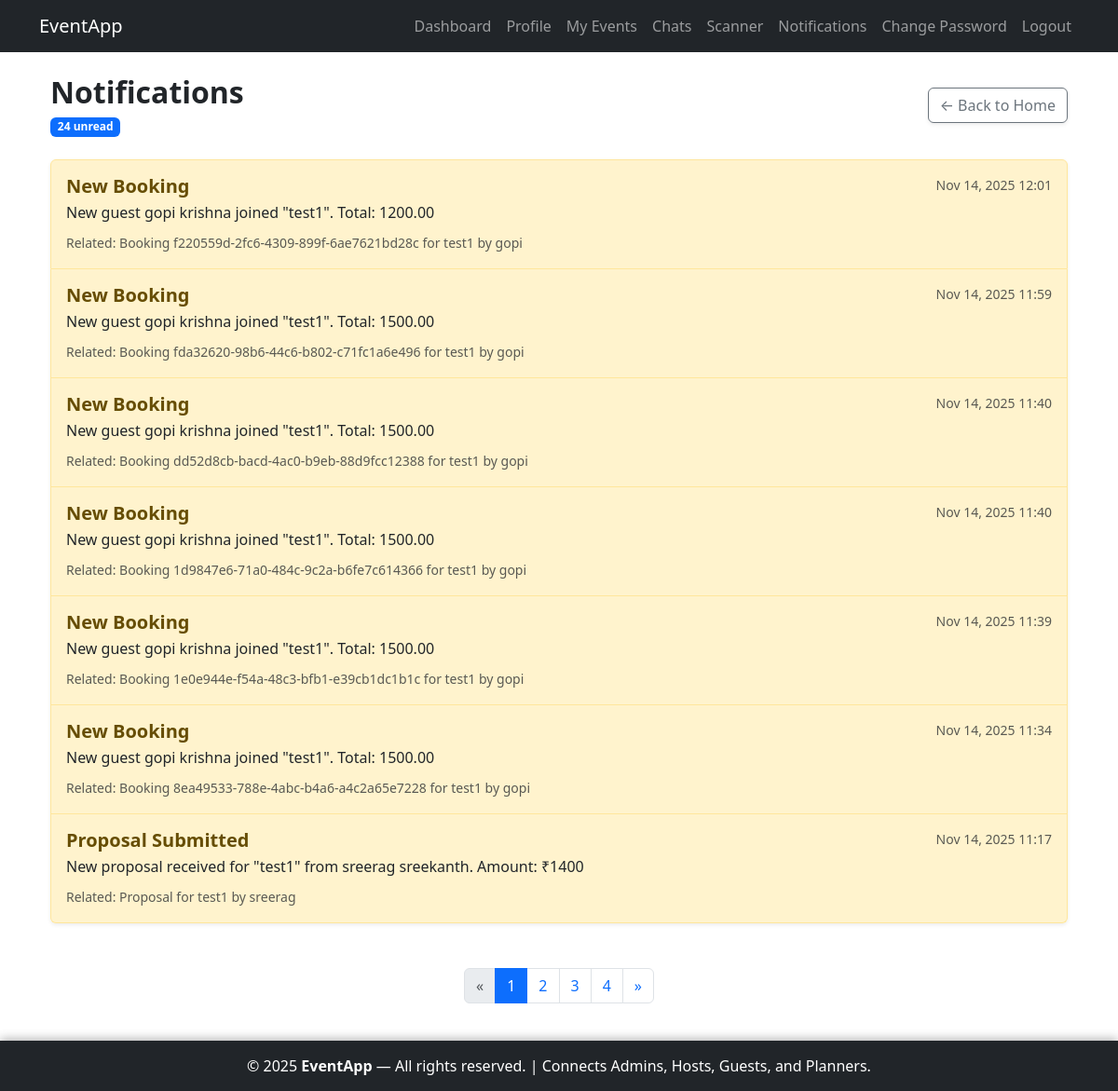
The app's page /notifications/ (signed in) with its own data.
### notifications/models.py (models this page shows, shortened)
class Notification(models.Model):
    TYPE_CHOICES = [
        ('proposal_submitted', 'Proposal Submitted'),
        ('proposal_accepted', 'Proposal Accepted'),
        ('booking_created', 'New Booking'),
        ('event_created', 'New Event'),
        ('general', 'General Alert'),
    ]
    recipient = models.ForeignKey(settings.AUTH_USER_MODEL, on_delete=models.CASCADE, related_name='notifications')
    notification_type = models.CharField(max_length=20, choices=TYPE_CHOICES)
    message = models.TextField()
    related_object_id = models.PositiveIntegerField(null=True, blank=True)  # e.g., Proposal/Booking ID
    related_model = models.CharField(max_length=50, null=True, blank=True)  # e.g., 'host.proposal'
    is_read = models.BooleanField(default=False)
    created_at = models.DateTimeField(auto_now_add=True)
    class Meta:
        ordering = ['-created_at']
    @property
    def related_object(self):
        if self.related_object_id and self.related_model:
            model_class = apps.get_model(self.related_model)
            return model_class.objects.get(id=self.related_object_id)
        return None

### guest/models.py (models this page shows, shortened)
class Booking(models.Model):
    STATUS_CHOICES = [
        ('confirmed', 'Confirmed'),
        ('cancelled', 'Cancelled'),
    ]
    guest = models.ForeignKey(
        settings.AUTH_USER_MODEL,
        on_delete=models.CASCADE,
        related_name='bookings'
    )
    event = models.ForeignKey(
        'host.Event',
        on_delete=models.CASCADE,
        related_name='bookings'
    )
    booking_id = models.UUIDField(default=uuid.uuid4, editable=False, unique=True)
    ticket_quantity = models.PositiveIntegerField(default=1)
    total_amount = models.DecimalField(max_digits=10, decimal_places=2)
    status = models.CharField(max_length=10, choices=STATUS_CHOICES, default='pending')
    qrcode = models.ImageField(upload_to='qrcodes/', blank=True, null=True)
    created_at = models.DateTimeField(auto_now_add=True)
    is_used = models.BooleanField(default=False)
    scanned_at = models.DateTimeField(null=True, blank=True)
    class Meta:
        ordering = ['-created_at']
    def __str__(self):
        return f"Booking {self.booking_id} for {self.event.name} by {self.guest.username}"

### host/models.py (models this page shows, shortened)
class Event(models.Model):
    NEEDS_CHOICES = [
        ('catering', 'Catering'),
        ('decorations', 'Decorations'),
        ('photography', 'Photography'),
        ('music', 'Music/DJ'),
        ('venue', 'Venue Setup'),
        ('other', 'Other'),
    ]
    host = models.ForeignKey(settings.AUTH_USER_MODEL, on_delete=models.CASCADE, related_name='events')
    name = models.CharField(max_length=255)
    start_date = models.DateTimeField()
    end_date = models.DateTimeField()
    budget = models.DecimalField(max_digits=10, decimal_places=2)
    guest_count = models.PositiveIntegerField()
    needs = models.CharField(max_length=255, blank=True)
    banner = models.ImageField(upload_to='events/', blank=True, null=True)
    venue_details = models.TextField(blank=True)
    created_at = models.DateTimeField(auto_now_add=True)
    updated_at = models.DateTimeField(auto_now=True)
    class Meta:
        ordering = ['-created_at']

class Proposal(models.Model):
    STATUS_CHOICES = [
        ('pending', 'Pending'),
        ('accepted', 'Accepted'),
        ('rejected', 'Rejected'),
    ]
    event = models.ForeignKey(Event, on_delete=models.CASCADE, related_name='proposals')
    planner = models.ForeignKey(settings.AUTH_USER_MODEL, on_delete=models.CASCADE, related_name='proposals')
    amount = models.DecimalField(max_digits=10, decimal_places=2)
    services = models.TextField()  # e.g., "Catering + Decorations"
    timeline = models.CharField(max_length=255, blank=True)
    status = models.CharField(max_length=10, choices=STATUS_CHOICES, default='pending')
    created_at = models.DateTimeField(auto_now_add=True)
    def __str__(self):
        return f"Proposal for {self.event.name} by {self.planner.username}"

### accounts/models.py (models this page shows, shortened)
class CustomUser(AbstractUser):
    ROLE_CHOICES = [
        ('planner', 'Planner'),
        ('guest', 'Guest'),
        ('host', 'Host'),
    ]
    role = models.CharField(
        max_length=10, choices=ROLE_CHOICES, blank=True, null=True,
        help_text="User role (None for superusers/admins)"
    )
    full_name = models.CharField(max_length=255, blank=True)
    email = models.EmailField(unique=True, blank=False)  # Enforced required in forms
    mobile_number = models.CharField(max_length=10, blank=True)
    address = models.TextField(blank=True)
    profile_picture = models.ImageField(upload_to='profiles/', blank=True, null=True)
    is_approved = models.BooleanField(default=False, help_text="For planners/guests only")

### notifications/views.py (the view)
# urls.py: path('', views.NotificationListView.as_view(), name='notification_list'),
class NotificationListView(LoginRequiredMixin, ListView):
    model = Notification
    template_name = 'notifications/notification_list.html'
    context_object_name = 'notifications'
    paginate_by = None   # disable ListView's built-in pagination
    def get_queryset(self):
        return (
            Notification.objects
            .filter(recipient=self.request.user)
            .order_by('-created_at')
        )
    def get_context_data(self, **kwargs):
        context = super().get_context_data(**kwargs)
        queryset = context["notifications"]
        page_obj, page_items = paginate_queryset(self.request, queryset)
        context["page_obj"] = page_obj
        context["notifications"] = page_items
        context["unread_count"] = Notification.objects.filter(
            recipient=self.request.user,
            is_read=False
        ).count()
        return context

### utils/pagination.py (called while the page is built)
def paginate_queryset(request, queryset):
    paginator = Paginator(queryset, DEFAULT_PER_PAGE)
    page_number = request.GET.get('page')
    try:
        page_obj = paginator.page(page_number)
    except PageNotAnInteger:
        page_obj = paginator.page(1)
    except EmptyPage:
        page_obj = paginator.page(paginator.num_pages)
    return page_obj, page_obj.object_list

### notifications/templates/notifications/notification_list.html (shortened to what this page needs)
{% extends 'accounts/base.html' %}
{% block content %}
<div class="container-fluid">
    <div class="row mb-4">
        <div class="col-12 d-flex align-items-center justify-content-between">
            <div>
                <h2 class="fw-bold mb-1">Notifications</h2>
                <span class="badge bg-primary">{{ unread_count }} unread</span>
            </div>
            <a href="{% url 'accounts:home' %}" class="btn btn-outline-secondary shadow-sm">
                &larr; Back to Home
            </a>
        </div>
    </div>
    <div class="row">
        <div class="col-12">
            <div class="list-group shadow-sm">
                {% for notification in notifications %}
                    <a href="{% url 'notifications:notification_detail' notification.pk %}"
                       class="list-group-item list-group-item-action py-3
                              {% if not notification.is_read %}list-group-item-warning{% endif %}">
                        <div class="d-flex w-100 justify-content-between">
                            <h5 class="mb-1 fw-semibold">
                                {{ notification.get_notification_type_display }}
                            </h5>
                            <small class="text-muted">
                                {{ notification.created_at|date:"M d, Y H:i" }}
                            </small>
                        </div>
                        <p class="mb-2 text-dark">{{ notification.message|truncatewords:20 }}</p>
                        {% if notification.related_object %}
                            <small class="text-muted">
                                Related: {{ notification.related_object }}
                            </small>
                        {% endif %}
                    </a>
                {% empty %}
                    <div class="alert alert-info text-center mb-0 py-4">
                        No notifications yet.
                    </div>
                {% endfor %}
            </div>
        </div>
    </div>
    <div class="row mt-4">
        <div class="col-12">
            {% include 'partials/pagination.html' %}
        </div>
    </div>
</div>
{% endblock %}

### accounts/templates/accounts/base.html (style rules this page uses)
html, body { height: 100%; margin: 0; }
body { display: flex; flex-direction: column; min-height: 100vh; }

### records on screen
Notification: notification_type "New Booking", created_at "Nov 14, 2025 12:01", message "New guest gopi krishna joined \"test1\". Total: 1200.00", related_object "Booking f220559d-2fc6-4309-899f-6ae7621bd28c for test1 by gopi"
Notification: notification_type "New Booking", created_at "Nov 14, 2025 11:59", message "New guest gopi krishna joined \"test1\". Total: 1500.00", related_object "Booking fda32620-98b6-44c6-b802-c71fc1a6e496 for test1 by gopi"
Notification: notification_type "New Booking", created_at "Nov 14, 2025 11:40", message "New guest gopi krishna joined \"test1\". Total: 1500.00", related_object "Booking dd52d8cb-bacd-4ac0-b9eb-88d9fcc12388 for test1 by gopi"
Notification: notification_type "New Booking", created_at "Nov 14, 2025 11:40", message "New guest gopi krishna joined \"test1\". Total: 1500.00", related_object "Booking 1d9847e6-71a0-484c-9c2a-b6fe7c614366 for test1 by gopi"
Notification: notification_type "New Booking", created_at "Nov 14, 2025 11:39", message "New guest gopi krishna joined \"test1\". Total: 1500.00", related_object "Booking 1e0e944e-f54a-48c3-bfb1-e39cb1dc1b1c for test1 by gopi"
Notification: notification_type "New Booking", created_at "Nov 14, 2025 11:34", message "New guest gopi krishna joined \"test1\". Total: 1500.00", related_object "Booking 8ea49533-788e-4abc-b4a6-a4c2a65e7228 for test1 by gopi"
Notification: notification_type "Proposal Submitted", created_at "Nov 14, 2025 11:17", message "New proposal received for \"test1\" from sreerag sreekanth. Amount: ₹1400", related_object "Proposal for test1 by sreerag"

### other values on screen
{{ unread_count }} "24"
{{ num }} "1" "2" "3" "4"
